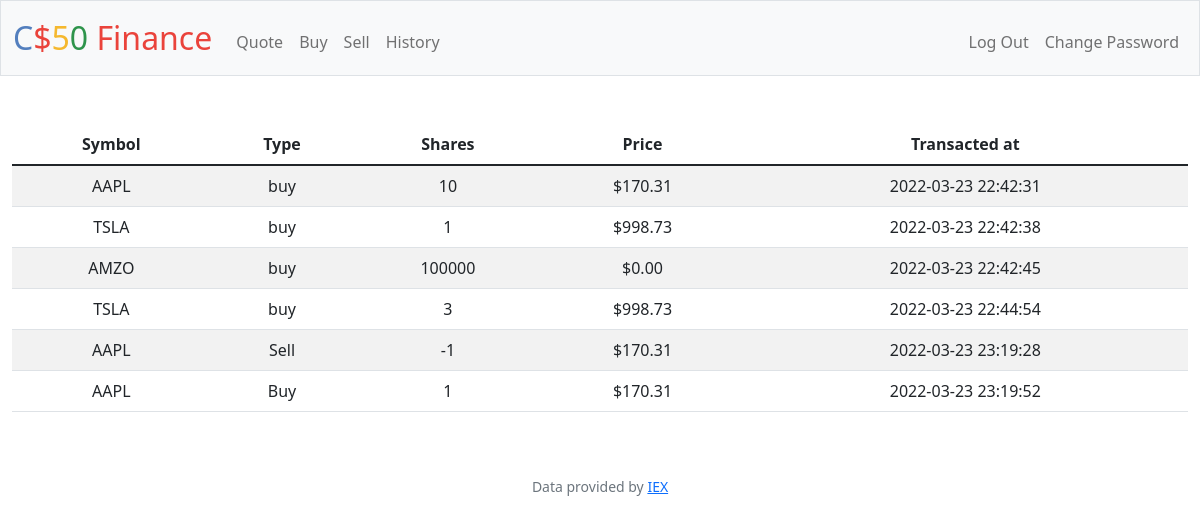
The app's page /history (signed in) with its own data.
### tables this page shows
CREATE TABLE transactions (
id INTEGER PRYMARY KEY,
user_id INTEGER NOT NULL,
name TEXT NOT NULL,
shares INTEGER NOT NULL,
price NUMERIC NOT NULL,
type TEXT NOT NULL,
symbol TEXT NOT NULL,
time TIMESTAMP DEFAULT CURRENT_TIMESTAMP,
FOREIGN KEY(user_id) REFERENCES users(id)
);

### app.py (the view)
@app.route("/history")
@login_required
def history():
    user_id = session['user_id']
    transactions = db.execute('SELECT type, symbol, shares, price, time FROM transactions WHERE user_id = ?', user_id)
    return render_template('history.html', transactions=transactions, usd=usd)

### app.py (called while the page is built)
@app.after_request
def after_request(response):
    response.headers["Cache-Control"] = "no-cache, no-store, must-revalidate"
    response.headers["Expires"] = 0
    response.headers["Pragma"] = "no-cache"
    return response

### helpers.py (called while the page is built)
def login_required(f):
    @wraps(f)
    def decorated_function(*args, **kwargs):
        if session.get("user_id") is None:
            return redirect("/login")
        return f(*args, **kwargs)
    return decorated_function

def usd(value):
    return f"${value:,.2f}"

### templates/history.html (shortened to what this page needs)
{% extends "layout.html" %}
{% block main %}
<table class="table table-striped">
    <thead>
        <tr>
            <th> Symbol </th>
            <th> Type </th>
            <th> Shares </th>
            <th> Price </th>
            <th> Transacted at </th>
        </tr>
    </thead>
    <tbody>
        {% for transaction in transactions %}
            <tr>
                <td> {{ transaction['symbol'].upper() }} </td>
                <td> {{ transaction['type'] }} </td>
                <td> {{ transaction['shares'] }} </td>
                <td> {{ usd(transaction['price']) }} </td>
                <td> {{ transaction['time'] }} </td>
            </tr>
        {% endfor %}
    </tbody>
</table>
{% endblock %}

### records on screen
transactions: price "$170.31"
transactions: price "$998.73"
transactions: price "$0.00"
transactions: price "$998.73"
transactions: price "$170.31"
transactions: price "$170.31"
